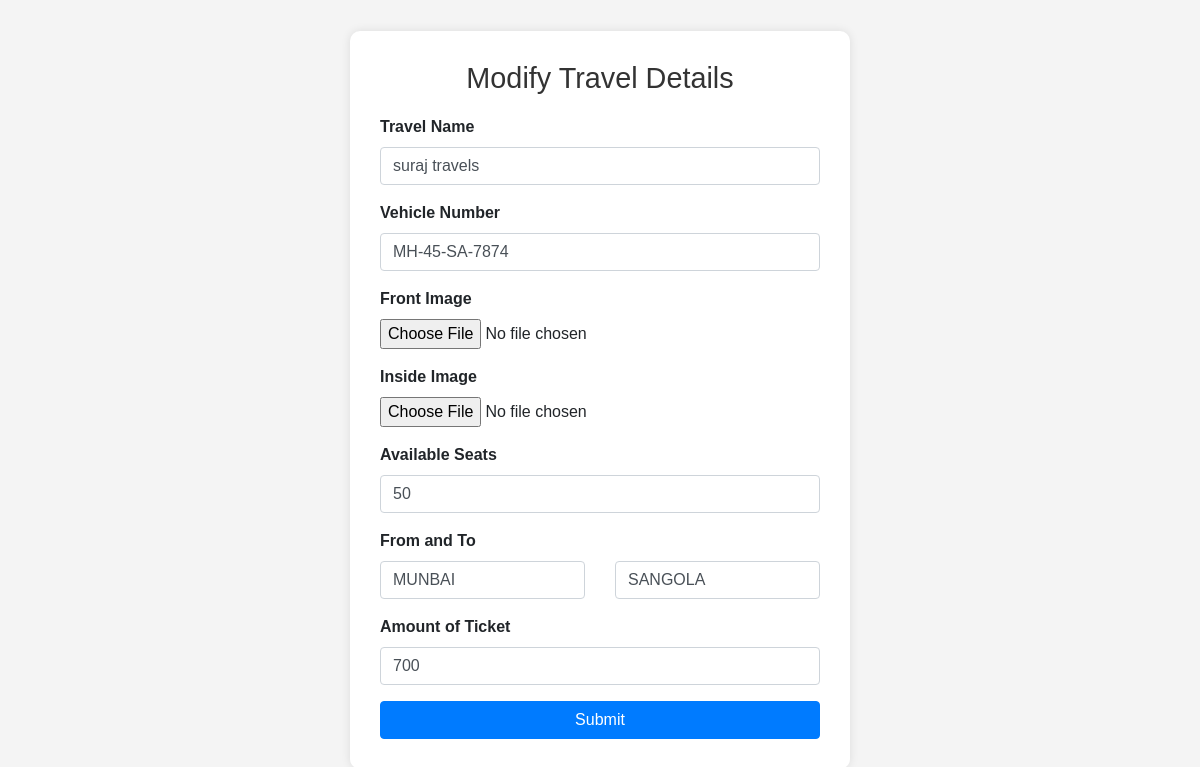
Screenshot of /modify/2 with the database file from the repository.
### tables this page shows
CREATE TABLE travels_info (
         id INTEGER PRIMARY KEY AUTOINCREMENT,
        "Travels Name" TEXT,
        "Vehicle Number" TEXT,
        "Front Image" TEXT,
        "Inside Image" TEXT,
        "Available_Scats" INTEGER,
        From_Location TEXT,
        To_Location TEXT,
        Amount INTEGER
    );

### app.py (the view)
@app.route("/modify/<int:travel_id>")
def modify(travel_id):
    with sqlite3.connect("passenger.db") as con:
        cur = con.cursor()
        cur.execute("SELECT * FROM travels_info WHERE id=?", (travel_id,))
        data = cur.fetchall()
    return render_template("travels_modify_page.html", data=data)

### templates/travels_modify_page.html (shortened to what this page needs)
<!DOCTYPE html>
<html lang="en">
<head>
  <link href="https://stackpath.bootstrapcdn.com/bootstrap/4.5.2/css/bootstrap.min.css" rel="stylesheet">
</head>
<body>
<div class="container">
  <h2>Modify Travel Details</h2>
  {% for i in data %}
  <form action="/update_travel_details?id={{ i[0] }}" method="post" enctype="multipart/form-data">
    <div class="form-group">
      <label for="travelsName">Travel Name</label>
      <input type="text" class="form-control" id="travelsName" name="Travels_name" value="{{ i[1] }}">
    </div>
    <div class="form-group">
      <label for="vehicleNumber">Vehicle Number</label>
      <input type="text" class="form-control" id="vehicleNumber" name="Vehicle_Number" value="{{ i[2] }}">
    </div>
    <div class="form-group">
      <label for="frontImage">Front Image</label>
      <input type="file" class="form-control-file" id="frontImage" name="Front_Image">
    </div>
    <div class="form-group">
      <label for="insideImage">Inside Image</label>
      <input type="file" class="form-control-file" id="insideImage" name="Inside_Image">
    </div>
    <div class="form-group">
      <label for="availableSeats">Available Seats</label>
      <input type="number" class="form-control" id="availableSeats" name="Available_Seats" value="{{ i[5] }}">
    </div>
    <div class="form-group">
      <label>From and To</label>
      <div class="row">
        <div class="col">
          <input type="text" class="form-control" name="From" value="{{ i[6] }}">
        </div>
        <div class="col">
          <input type="text" class="form-control" name="To" value="{{ i[7] }}">
        </div>
      </div>
    </div>
    <div class="form-group">
      <label for="amount">Amount of Ticket</label>
      <input type="number" class="form-control" id="amount" name="Amount" value="{{ i[8] }}">
    </div>
    <button type="submit" class="btn btn-primary">Submit</button>
  </form>
  {% endfor %}
</div>
</body>
</html>

### templates/travels_modify_page.html (style rules this page uses)
body { background-color: #f4f4f4; font-family: 'Arial', sans-serif; display: flex; justify-content: center; align-items: center; height: 100vh; margin: 0; }
.container { background-color: #ffffff; border-radius: 10px; padding: 30px; box-shadow: 0px 0px 10px rgba(0, 0, 0, 0.1); width: 100%; max-width: 500px; }
h2 { font-size: 1.8rem; color: #333; text-align: center; margin-bottom: 20px; }
.form-group label { font-weight: bold; }
.btn-primary { width: 100%; }

### rows the page displays
travels_info: Travels_name "suraj travels", Vehicle_Number "MH-45-SA-7874", Available_Seats "50", From "MUNBAI", To "SANGOLA", Amount "700"
